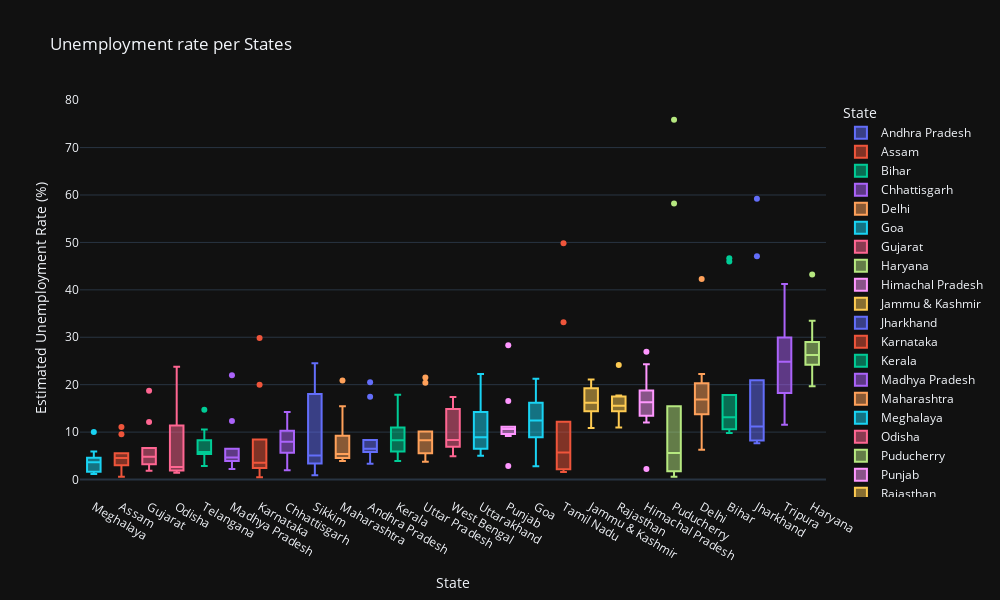

Notebook cell for this chart:
### Code cell
#plt.figure(figsize=(20, 15))
fig = px.box(mydata, x='State', y='Estimated Unemployment Rate (%)', color='State', title='Unemployment rate per States',width=1000, height=600, template='plotly_dark')

# Updating the x-axis category order to be in ascending total
fig.update_layout(xaxis={'categoryorder': 'total ascending'})
fig.show()

### Figure 1 — Plotly figure (JSON) as saved in the notebook; plotly's stock layout.template omitted (floating-point values rounded to 4 significant figures)
{"data": [{"alignmentgroup": "True", "hovertemplate": "State=%{x}<br>Estimated Unemployment Rate (%)=%{y}<extra></extra>", "legendgroup": "Andhra Pradesh", "marker": {"color": "#636efa"}, "name": "Andhra Pradesh", "notched": false, "offsetgroup": "Andhra Pradesh", "orientation": "v", "showlegend": true, "type": "box", "x": ["Andhra Pradesh", "Andhra Pradesh", "Andhra Pradesh", "Andhra Pradesh", "Andhra Pradesh", "Andhra Pradesh", "Andhra Pradesh", "Andhra Pradesh", "Andhra Pradesh", "Andhra Pradesh"], "x0": " ", "xaxis": "x", "y": [5.48, 5.83, 5.79, 20.51, 17.43, 3.31, 8.34, 6.96, 6.4, 6.59], "y0": " ", "yaxis": "y"}, {"alignmentgroup": "True", "hovertemplate": "State=%{x}<br>Estimated Unemployment Rate (%)=%{y}<extra></extra>", "legendgroup": "Assam", "marker": {"color": "#EF553B"}, "name": "Assam", "notched": false, "offsetgroup": "Assam", "orientation": "v", "showlegend": true, "type": "box", "x": ["Assam", "Assam", "Assam", "Assam", "Assam", "Assam", "Assam", "Assam", "Assam", "Assam"], "x0": " ", "xaxis": "x", "y": [4.66, 4.41, 4.77, 11.06, 9.55, 0.6, 3.77, 5.53, 1.19, 3.02], "y0": " ", "yaxis": "y"}, {"alignmentgroup": "True", "hovertemplate": "State=%{x}<br>Estimated Unemployment Rate (%)=%{y}<extra></extra>", "legendgroup": "Bihar", "marker": {"color": "#00cc96"}, "name": "Bihar", "notched": false, "offsetgroup": "Bihar", "orientation": "v", "showlegend": true, "type": "box", "x": ["Bihar", "Bihar", "Bihar", "Bihar", "Bihar", "Bihar", "Bihar", "Bihar", "Bihar", "Bihar"], "x0": " ", "xaxis": "x", "y": [10.61, 10.29, 15.43, 46.64, 45.96, 17.82, 12.79, 13.44, 11.91, 9.82], "y0": " ", "yaxis": "y"}, {"alignmentgroup": "True", "hovertemplate": "State=%{x}<br>Estimated Unemployment Rate (%)=%{y}<extra></extra>", "legendgroup": "Chhattisgarh", "marker": {"color": "#ab63fa"}, "name": "Chhattisgarh", "notched": false, "offsetgroup": "Chhattisgarh", "orientation": "v", "showlegend": true, "type": "box", "x": ["Chhattisgarh", "Chhattisgarh", "Chhattisgarh", "Chhattisgarh", "Chhattisgarh", "Chhattisgarh", "Chhattisgarh", "Chhattisgarh", "Chhattisgarh", "Chhattisgarh"], "x0": " ", "xaxis": "x", "y": [9.65, 8.38, 7.54, 3.41, 10.5, 14.23, 10.27, 5.63, 1.96, 6.62], "y0": " ", "yaxis": "y"}, {"alignmentgroup": "True", "hovertemplate": "State=%{x}<br>Estimated Unemployment Rate (%)=%{y}<extra></extra>", "legendgroup": "Delhi", "marker": {"color": "#FFA15A"}, "name": "Delhi", "notched": false, "offsetgroup": "Delhi", "orientation": "v", "showlegend": true, "type": "box", "x": ["Delhi", "Delhi", "Delhi", "Delhi", "Delhi", "Delhi", "Delhi", "Delhi", "Delhi", "Delhi"], "x0": " ", "xaxis": "x", "y": [22.23, 14.84, 17.04, 16.68, 42.27, 18.19, 20.3, 13.79, 12.53, 6.27], "y0": " ", "yaxis": "y"}, {"alignmentgroup": "True", "hovertemplate": "State=%{x}<br>Estimated Unemployment Rate (%)=%{y}<extra></extra>", "legendgroup": "Goa", "marker": {"color": "#19d3f3"}, "name": "Goa", "notched": false, "offsetgroup": "Goa", "orientation": "v", "showlegend": true, "type": "box", "x": ["Goa", "Goa", "Goa", "Goa", "Goa", "Goa", "Goa", "Goa", "Goa", "Goa"], "x0": " ", "xaxis": "x", "y": [8.89, 2.81, 5.25, 13.31, 21.25, 9.96, 17.07, 16.21, 15.38, 11.54], "y0": " ", "yaxis": "y"}, {"alignmentgroup": "True", "hovertemplate": "State=%{x}<br>Estimated Unemployment Rate (%)=%{y}<extra></extra>", "legendgroup": "Gujarat", "marker": {"color": "#FF6692"}, "name": "Gujarat", "notched": false, "offsetgroup": "Gujarat", "orientation": "v", "showlegend": true, "type": "box", "x": ["Gujarat", "Gujarat", "Gujarat", "Gujarat", "Gujarat", "Gujarat", "Gujarat", "Gujarat", "Gujarat", "Gujarat"], "x0": " ", "xaxis": "x", "y": [5.54, 6.38, 6.66, 18.71, 12.11, 3.2, 1.84, 1.87, 3.42, 4.03], "y0": " ", "yaxis": "y"}, {"alignmentgroup": "True", "hovertemplate": "State=%{x}<br>Estimated Unemployment Rate (%)=%{y}<extra></extra>", "legendgroup": "Haryana", "marker": {"color": "#B6E880"}, "name": "Haryana", "notched": false, "offsetgroup": "Haryana", "orientation": "v", "showlegend": true, "type": "box", "x": ["Haryana", "Haryana", "Haryana", "Haryana", "Haryana", "Haryana", "Haryana", "Haryana", "Haryana", "Haryana"], "x0": " ", "xaxis": "x", "y": [20.34, 25.77, 25.05, 43.22, 29.02, 26.7, 24.18, 33.5, 19.68, 27.31], "y0": " ", "yaxis": "y"}, {"alignmentgroup": "True", "hovertemplate": "State=%{x}<br>Estimated Unemployment Rate (%)=%{y}<extra></extra>", "legendgroup": "Himachal Pradesh", "marker": {"color": "#FF97FF"}, "name": "Himachal Pradesh", "notched": false, "offsetgroup": "Himachal Pradesh", "orientation": "v", "showlegend": true, "type": "box", "x": ["Himachal Pradesh", "Himachal Pradesh", "Himachal Pradesh", "Himachal Pradesh", "Himachal Pradesh", "Himachal Pradesh", "Himachal Pradesh", "Himachal Pradesh", "Himachal Pradesh", "Himachal Pradesh"], "x0": " ", "xaxis": "x", "y": [16.83, 16.84, 18.76, 2.2, 26.95, 13.47, 24.31, 15.79, 12.04, 13.46], "y0": " ", "yaxis": "y"}, {"alignmentgroup": "True", "hovertemplate": "State=%{x}<br>Estimated Unemployment Rate (%)=%{y}<extra></extra>", "legendgroup": "Jammu & Kashmir", "marker": {"color": "#FECB52"}, "name": "Jammu & Kashmir", "notched": false, "offsetgroup": "Jammu & Kashmir", "orientation": "v", "showlegend": true, "type": "box", "x": ["Jammu & Kashmir", "Jammu & Kashmir", "Jammu & Kashmir", "Jammu & Kashmir", "Jammu & Kashmir", "Jammu & Kashmir", "Jammu & Kashmir", "Jammu & Kashmir", "Jammu & Kashmir"], "x0": " ", "xaxis": "x", "y": [21.08, 20.78, 15.5, 18.74, 17.92, 10.88, 11.09, 16.17, 16.14], "y0": " ", "yaxis": "y"}, {"alignmentgroup": "True", "hovertemplate": "State=%{x}<br>Estimated Unemployment Rate (%)=%{y}<extra></extra>", "legendgroup": "Jharkhand", "marker": {"color": "#636efa"}, "name": "Jharkhand", "notched": false, "offsetgroup": "Jharkhand", "orientation": "v", "showlegend": true, "type": "box", "x": ["Jharkhand", "Jharkhand", "Jharkhand", "Jharkhand", "Jharkhand", "Jharkhand", "Jharkhand", "Jharkhand", "Jharkhand", "Jharkhand"], "x0": " ", "xaxis": "x", "y": [10.61, 11.85, 8.23, 47.09, 59.23, 20.95, 7.63, 9.76, 8.24, 11.8], "y0": " ", "yaxis": "y"}, {"alignmentgroup": "True", "hovertemplate": "State=%{x}<br>Estimated Unemployment Rate (%)=%{y}<extra></extra>", "legendgroup": "Karnataka", "marker": {"color": "#EF553B"}, "name": "Karnataka", "notched": false, "offsetgroup": "Karnataka", "orientation": "v", "showlegend": true, "type": "box", "x": ["Karnataka", "Karnataka", "Karnataka", "Karnataka", "Karnataka", "Karnataka", "Karnataka", "Karnataka", "Karnataka", "Karnataka"], "x0": " ", "xaxis": "x", "y": [2.86, 3.61, 3.46, 29.84, 19.97, 8.44, 4.01, 0.5, 2.41, 1.58], "y0": " ", "yaxis": "y"}, {"alignmentgroup": "True", "hovertemplate": "State=%{x}<br>Estimated Unemployment Rate (%)=%{y}<extra></extra>", "legendgroup": "Kerala", "marker": {"color": "#00cc96"}, "name": "Kerala", "notched": false, "offsetgroup": "Kerala", "orientation": "v", "showlegend": true, "type": "box", "x": ["Kerala", "Kerala", "Kerala", "Kerala", "Kerala", "Kerala", "Kerala", "Kerala", "Kerala", "Kerala"], "x0": " ", "xaxis": "x", "y": [5.31, 7.6, 8.99, 16.99, 17.88, 9.71, 7.09, 10.98, 5.91, 3.88], "y0": " ", "yaxis": "y"}, {"alignmentgroup": "True", "hovertemplate": "State=%{x}<br>Estimated Unemployment Rate (%)=%{y}<extra></extra>", "legendgroup": "Madhya Pradesh", "marker": {"color": "#ab63fa"}, "name": "Madhya Pradesh", "notched": false, "offsetgroup": "Madhya Pradesh", "orientation": "v", "showlegend": true, "type": "box", "x": ["Madhya Pradesh", "Madhya Pradesh", "Madhya Pradesh", "Madhya Pradesh", "Madhya Pradesh", "Madhya Pradesh", "Madhya Pradesh", "Madhya Pradesh", "Madhya Pradesh", "Madhya Pradesh"], "x0": " ", "xaxis": "x", "y": [4.11, 4.57, 2.22, 12.36, 21.98, 6.48, 5.08, 4.7, 3.91, 3.13], "y0": " ", "yaxis": "y"}, {"alignmentgroup": "True", "hovertemplate": "State=%{x}<br>Estimated Unemployment Rate (%)=%{y}<extra></extra>", "legendgroup": "Maharashtra", "marker": {"color": "#FFA15A"}, "name": "Maharashtra", "notched": false, "offsetgroup": "Maharashtra", "orientation": "v", "showlegend": true, "type": "box", "x": ["Maharashtra", "Maharashtra", "Maharashtra", "Maharashtra", "Maharashtra", "Maharashtra", "Maharashtra", "Maharashtra", "Maharashtra", "Maharashtra"], "x0": " ", "xaxis": "x", "y": [4.95, 4.69, 5.79, 20.9, 15.46, 9.23, 3.89, 6.23, 4.55, 4.1], "y0": " ", "yaxis": "y"}, {"alignmentgroup": "True", "hovertemplate": "State=%{x}<br>Estimated Unemployment Rate (%)=%{y}<extra></extra>", "legendgroup": "Meghalaya", "marker": {"color": "#19d3f3"}, "name": "Meghalaya", "notched": false, "offsetgroup": "Meghalaya", "orientation": "v", "showlegend": true, "type": "box", "x": ["Meghalaya", "Meghalaya", "Meghalaya", "Meghalaya", "Meghalaya", "Meghalaya", "Meghalaya", "Meghalaya", "Meghalaya", "Meghalaya"], "x0": " ", "xaxis": "x", "y": [1.66, 3.59, 1.58, 10.03, 5.92, 1.15, 2.1, 3.74, 4.29, 4.6], "y0": " ", "yaxis": "y"}, {"alignmentgroup": "True", "hovertemplate": "State=%{x}<br>Estimated Unemployment Rate (%)=%{y}<extra></extra>", "legendgroup": "Odisha", "marker": {"color": "#FF6692"}, "name": "Odisha", "notched": false, "offsetgroup": "Odisha", "orientation": "v", "showlegend": true, "type": "box", "x": ["Odisha", "Odisha", "Odisha", "Odisha", "Odisha", "Odisha", "Odisha", "Odisha", "Odisha", "Odisha"], "x0": " ", "xaxis": "x", "y": [1.9, 3.12, 13.08, 23.76, 11.41, 3.77, 1.88, 1.42, 2.1, 2.18], "y0": " ", "yaxis": "y"}, {"alignmentgroup": "True", "hovertemplate": "State=%{x}<br>Estimated Unemployment Rate (%)=%{y}<extra></extra>", "legendgroup": "Puducherry", "marker": {"color": "#B6E880"}, "name": "Puducherry", "notched": false, "offsetgroup": "Puducherry", "orientation": "v", "showlegend": true, "type": "box", "x": ["Puducherry", "Puducherry", "Puducherry", "Puducherry", "Puducherry", "Puducherry", "Puducherry", "Puducherry", "Puducherry", "Puducherry"], "x0": " ", "xaxis": "x", "y": [0.58, 1.76, 1.2, 75.85, 58.19, 4.24, 15.47, 5.05, 10.9, 6.18], "y0": " ", "yaxis": "y"}, {"alignmentgroup": "True", "hovertemplate": "State=%{x}<br>Estimated Unemployment Rate (%)=%{y}<extra></extra>", "legendgroup": "Punjab", "marker": {"color": "#FF97FF"}, "name": "Punjab", "notched": false, "offsetgroup": "Punjab", "orientation": "v", "showlegend": true, "type": "box", "x": ["Punjab", "Punjab", "Punjab", "Punjab", "Punjab", "Punjab", "Punjab", "Punjab", "Punjab", "Punjab"], "x0": " ", "xaxis": "x", "y": [11.11, 10.97, 10.32, 2.86, 28.33, 16.55, 9.19, 10.99, 9.61, 9.88], "y0": " ", "yaxis": "y"}, {"alignmentgroup": "True", "hovertemplate": "State=%{x}<br>Estimated Unemployment Rate (%)=%{y}<extra></extra>", "legendgroup": "Rajasthan", "marker": {"color": "#FECB52"}, "name": "Rajasthan", "notched": false, "offsetgroup": "Rajasthan", "orientation": "v", "showlegend": true, "type": "box", "x": ["Rajasthan", "Rajasthan", "Rajasthan", "Rajasthan", "Rajasthan", "Rajasthan", "Rajasthan", "Rajasthan", "Rajasthan", "Rajasthan"], "x0": " ", "xaxis": "x", "y": [10.97, 15.16, 11.9, 17.7, 15.74, 14.39, 15.81, 17.51, 15.35, 24.15], "y0": " ", "yaxis": "y"}, {"alignmentgroup": "True", "hovertemplate": "State=%{x}<br>Estimated Unemployment Rate (%)=%{y}<extra></extra>", "legendgroup": "Sikkim", "marker": {"color": "#636efa"}, "name": "Sikkim", "notched": false, "offsetgroup": "Sikkim", "orientation": "v", "showlegend": true, "type": "box", "x": ["Sikkim", "Sikkim", "Sikkim", "Sikkim", "Sikkim", "Sikkim", "Sikkim", "Sikkim"], "x0": " ", "xaxis": "x", "y": [23.57, 2.28, 24.51, 4.46, 4.45, 12.49, 5.7, 0.88], "y0": " ", "yaxis": "y"}, {"alignmentgroup": "True", "hovertemplate": "State=%{x}<br>Estimated Unemployment Rate (%)=%{y}<extra></extra>", "legendgroup": "Tamil Nadu", "marker": {"color": "#EF553B"}, "name": "Tamil Nadu", "notched": false, "offsetgroup": "Tamil Nadu", "orientation": "v", "showlegend": true, "type": "box", "x": ["Tamil Nadu", "Tamil Nadu", "Tamil Nadu", "Tamil Nadu", "Tamil Nadu", "Tamil Nadu", "Tamil Nadu", "Tamil Nadu", "Tamil Nadu", "Tamil Nadu"], "x0": " ", "xaxis": "x", "y": [1.57, 2.09, 6.4, 49.83, 33.16, 12.2, 6.81, 2.65, 5, 2.16], "y0": " ", "yaxis": "y"}, {"alignmentgroup": "True", "hovertemplate": "State=%{x}<br>Estimated Unemployment Rate (%)=%{y}<extra></extra>", "legendgroup": "Telangana", "marker": {"color": "#00cc96"}, "name": "Telangana", "notched": false, "offsetgroup": "Telangana", "orientation": "v", "showlegend": true, "type": "box", "x": ["Telangana", "Telangana", "Telangana", "Telangana", "Telangana", "Telangana", "Telangana", "Telangana", "Telangana", "Telangana"], "x0": " ", "xaxis": "x", "y": [5.49, 8.29, 5.77, 6.25, 14.7, 10.55, 5.36, 5.79, 3.27, 2.86], "y0": " ", "yaxis": "y"}, {"alignmentgroup": "True", "hovertemplate": "State=%{x}<br>Estimated Unemployment Rate (%)=%{y}<extra></extra>", "legendgroup": "Tripura", "marker": {"color": "#ab63fa"}, "name": "Tripura", "notched": false, "offsetgroup": "Tripura", "orientation": "v", "showlegend": true, "type": "box", "x": ["Tripura", "Tripura", "Tripura", "Tripura", "Tripura", "Tripura", "Tripura", "Tripura", "Tripura", "Tripura"], "x0": " ", "xaxis": "x", "y": [32.67, 28.4, 29.95, 41.23, 21.51, 21.71, 18.24, 27.92, 17.35, 11.57], "y0": " ", "yaxis": "y"}, {"alignmentgroup": "True", "hovertemplate": "State=%{x}<br>Estimated Unemployment Rate (%)=%{y}<extra></extra>", "legendgroup": "Uttar Pradesh", "marker": {"color": "#FFA15A"}, "name": "Uttar Pradesh", "notched": false, "offsetgroup": "Uttar Pradesh", "orientation": "v", "showlegend": true, "type": "box", "x": ["Uttar Pradesh", "Uttar Pradesh", "Uttar Pradesh", "Uttar Pradesh", "Uttar Pradesh", "Uttar Pradesh", "Uttar Pradesh", "Uttar Pradesh", "Uttar Pradesh", "Uttar Pradesh"], "x0": " ", "xaxis": "x", "y": [7.58, 8.98, 10.11, 21.54, 20.41, 9.47, 5.56, 5.79, 4.18, 3.75], "y0": " ", "yaxis": "y"}, {"alignmentgroup": "True", "hovertemplate": "State=%{x}<br>Estimated Unemployment Rate (%)=%{y}<extra></extra>", "legendgroup": "Uttarakhand", "marker": {"color": "#19d3f3"}, "name": "Uttarakhand", "notched": false, "offsetgroup": "Uttarakhand", "orientation": "v", "showlegend": true, "type": "box", "x": ["Uttarakhand", "Uttarakhand", "Uttarakhand", "Uttarakhand", "Uttarakhand", "Uttarakhand", "Uttarakhand", "Uttarakhand", "Uttarakhand", "Uttarakhand"], "x0": " ", "xaxis": "x", "y": [5.49, 4.99, 19.85, 6.48, 8.01, 8.61, 12.38, 14.26, 22.26, 9.23], "y0": " ", "yaxis": "y"}, {"alignmentgroup": "True", "hovertemplate": "State=%{x}<br>Estimated Unemployment Rate (%)=%{y}<extra></extra>", "legendgroup": "West Bengal", "marker": {"color": "#FF6692"}, "name": "West Bengal", "notched": false, "offsetgroup": "West Bengal", "orientation": "v", "showlegend": true, "type": "box", "x": ["West Bengal", "West Bengal", "West Bengal", "West Bengal", "West Bengal", "West Bengal", "West Bengal", "West Bengal", "West Bengal", "West Bengal"], "x0": " ", "xaxis": "x", "y": [6.94, 4.92, 6.92, 17.41, 17.41, 7.29, 6.83, 14.87, 9.35, 9.98], "y0": " ", "yaxis": "y"}], "layout": {"boxmode": "overlay", "height": 600, "legend": {"title": {"text": "State"}, "tracegroupgap": 0}, "title": {"text": "Unemployment rate per States"}, "width": 1000, "xaxis": {"anchor": "y", "autorange": true, "categoryarray": ["Andhra Pradesh", "Assam", "Bihar", "Chhattisgarh", "Delhi", "Goa", "Gujarat", "Haryana", "Himachal Pradesh", "Jammu & Kashmir", "Jharkhand", "Karnataka", "Kerala", "Madhya Pradesh", "Maharashtra", "Meghalaya", "Odisha", "Puducherry", "Punjab", "Rajasthan", "Sikkim", "Tamil Nadu", "Telangana", "Tripura", "Uttar Pradesh", "Uttarakhand", "West Bengal"], "categoryorder": "total ascending", "domain": [0, 1], "range": [-0.5, 26.5], "title": {"text": "State"}, "type": "category"}, "yaxis": {"anchor": "x", "autorange": true, "domain": [0, 1], "range": [-3.686, 80.04], "title": {"text": "Estimated Unemployment Rate (%)"}, "type": "linear"}}}
